Frame 1 (no input): blank canvas, image omitted
Frame 60 (the mouse pressed at the canvas centre just before this capture): blank canvas, image omitted
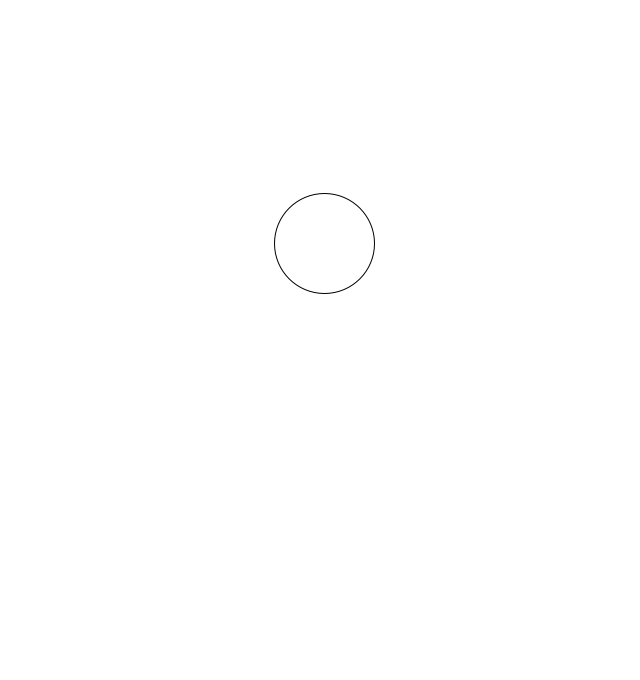
Frame 120 (the mouse held since frame 60 and released just before this capture)

The Processing sketch whose frames 1 and 60 were blank and that drew this single picture after the mouse press (run headless with seeded random() and noise(); from frame 60 on, the mouse is pressed at the canvas centre):

// Processing sketch: globos
// ── globos.pde
class Globo
{
  float x, y,vx,vy;
  Globo (float _x, float _y)
  {
   x=_x;
   y=_y; 
   vx=random(-0.25,0.25);
   vy=random(-2,-0.5);
  }

  void update()
  {
    y+=vy;
    x+=vx;
  }

  void dibujate()
  {
      ellipse(x,y,100,100);
  }
  
}

ArrayList<Globo> globos;


void setup()
{
  size(640,680);
  globos = new ArrayList<Globo>();  
}

void draw()
{
  background(255);
  for(int i=0;i<globos.size();i++)
  {
    globos.get(i).update();
    globos.get(i).dibujate();
  }
}

void mousePressed()
{
  globos.add(new Globo(mouseX,mouseY));
}
